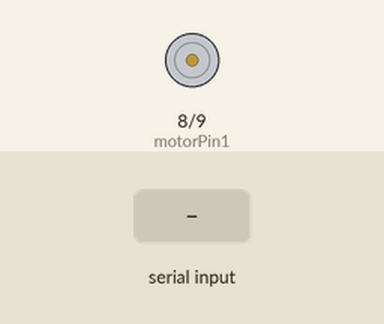
Simulated run of this sketch. Board: Arduino Uno, built with avr-gcc and run on an emulated ATmega328P. On the bench: motor-driver pin pairs drawn as motors (green arrow = first pin HIGH = forward, orange = second pin HIGH = backward, longer = more drive). The test bench sets the inputs (shaded band).

Above: at 1.2 s.
1.3 s: "F" received over the second serial link
At 2.4 s:
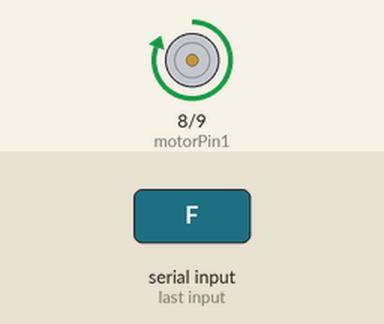
2.8 s: "B" received over the second serial link
At 3.5 s:
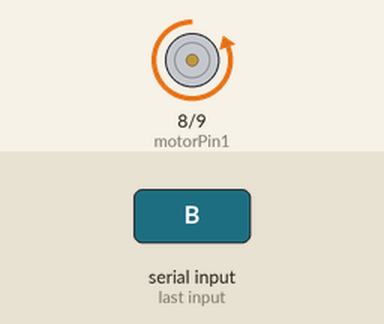
4.3 s: "1" received over the second serial link
At 4.6 s:
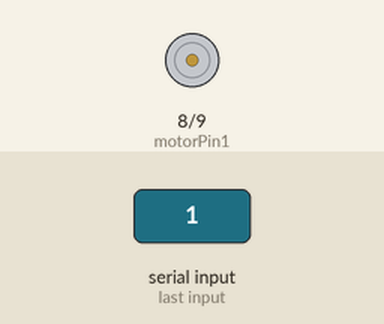
Timing chart, 0 to 7.3 s (numbered marks = the images above; inputs shaded):
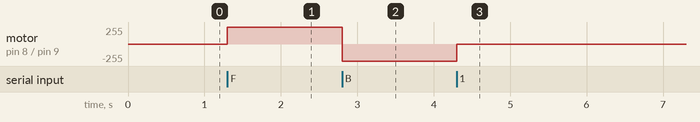

The sketch:

Task_6_-_Mobile_Control_Mini_Table_Fan.ino
```cpp
#include <SoftwareSerial.h>

// Define the pins for the motor
int motorPin1 = 8;
int motorPin2 = 9;

// Create a software serial object
SoftwareSerial mySerial(2, 3);

void setup() {
  // Set the motor pins as output
  pinMode(motorPin1, OUTPUT);
  pinMode(motorPin2, OUTPUT);

  // Start the serial communication
  mySerial.begin(9600);
}

void loop() {
  if (mySerial.available() > 0) {
    char input = mySerial.read();

    if (input == 'F') {
      // Turn the motor clockwise (forward)
      digitalWrite(motorPin1, HIGH);
      digitalWrite(motorPin2, LOW);
    } else if (input == 'B') {
      // Turn the motor counterclockwise (backward)
      digitalWrite(motorPin1, LOW);
      digitalWrite(motorPin2, HIGH);
    } else {
      // Stop the motor
      digitalWrite(motorPin1, LOW);
      digitalWrite(motorPin2, LOW);
    }
  }
}
```

Measured:
- after the input at 1.3 s, motor on pin 8 (motorPin1) / pin 9 (motorPin2): stopped → forward 255/255 at once
- after the input at 2.8 s, motor on pin 8 (motorPin1) / pin 9 (motorPin2): forward 255/255 → backward 255/255 at once
- after the input at 4.3 s, motor on pin 8 (motorPin1) / pin 9 (motorPin2): backward 255/255 → stopped at once
